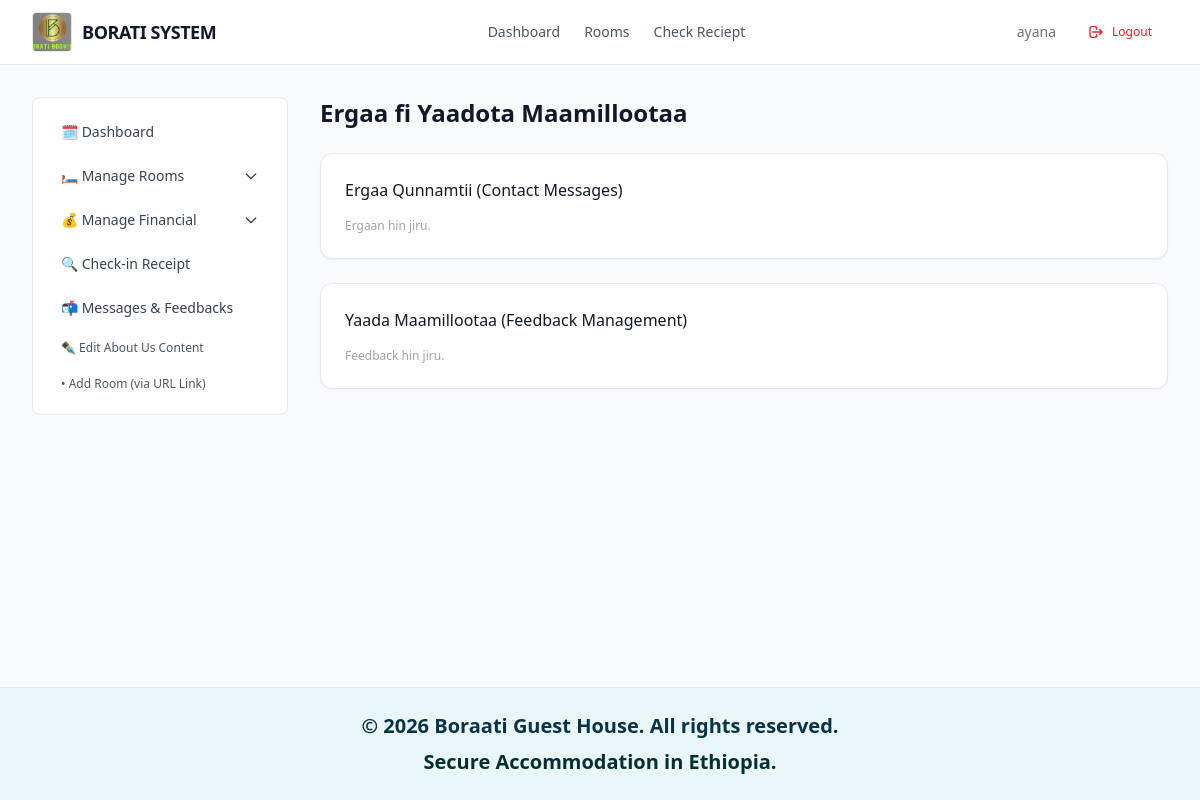
/boraati-admin/inquiries/ (signed in), run on an earlier commit of the app's database.
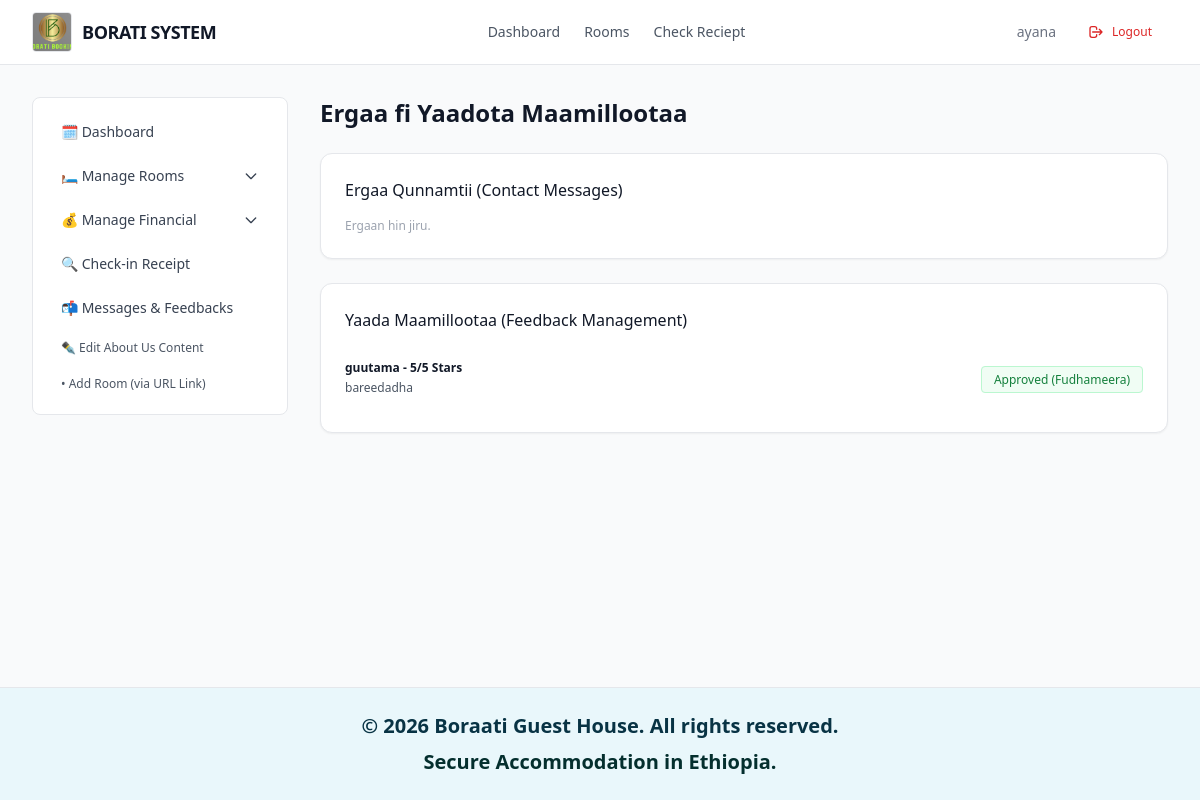
And on a later commit of the database.
### boratiapp/models.py (models this page shows, shortened)
class Feedback(models.Model):
    user = models.ForeignKey(settings.AUTH_USER_MODEL, on_delete=models.SET_NULL, null=True, blank=True)
    guest_name = models.CharField(max_length=100)
    rating = models.IntegerField(default=5, help_text="1 to 5 stars")
    comment = models.TextField()
    created_at = models.DateTimeField(auto_now_add=True)
    is_approved = models.BooleanField(default=False, help_text="Admin approve godhchuu qaba")

### boratiapp/admin_views.py (the view)
# urls.py: path('boraati-admin/inquiries/', admin_views.admin_messages_view, name='admin_messages'),
@staff_member_required
def admin_messages_view(request):
    messages_list = ContactMessage.objects.all().order_by('-created_at')
    feedbacks_list = Feedback.objects.all().order_by('-created_at')
    return render(request, 'admin_base_templates/admin_inquiries.html', {
        'messages_list': messages_list,
        'feedbacks_list': feedbacks_list
    })

### boratiapp/templates/admin_base_templates/admin_inquiries.html (shortened to what this page needs)
{% extends 'admin_base_templates/base_admin.html' %}
{% block content %}
<div class="space-y-6">
    <h1 class="text-2xl font-semibold text-gray-900">Ergaa fi Yaadota Maamillootaa</h1>
    <div class="bg-white border border-gray-200 rounded-xl p-6 shadow-sm space-y-4">
        <h2 class="text-base font-medium text-gray-900">Ergaa Qunnamtii (Contact Messages)</h2>
        <div class="divide-y divide-gray-100">
            {% for msg in messages_list %}
                <div class="py-3 space-y-1">
                    <div class="flex justify-between text-xs font-medium text-gray-900">
                        <span>{{ msg.name }} ({{ msg.phone }})</span>
                        <span class="text-gray-400">{{ msg.created_at|date:"M d, Y" }}</span>
                    </div>
                    <p class="text-xs text-gray-600">{{ msg.message }}</p>
                </div>
            {% empty %}
                <p class="text-xs text-gray-400">Ergaan hin jiru.</p>
            {% endfor %}
        </div>
    </div>
    <div class="bg-white border border-gray-200 rounded-xl p-6 shadow-sm space-y-4">
        <h2 class="text-base font-medium text-gray-900">Yaada Maamillootaa (Feedback Management)</h2>
        <div class="divide-y divide-gray-100">
            {% for fb in feedbacks_list %}
                <div class="py-3 flex justify-between items-center">
                    <div class="space-y-1">
                        <div class="text-xs font-semibold text-gray-900">{{ fb.guest_name }} - {{ fb.rating }}/5 Stars</div>
                        <p class="text-xs text-gray-600">{{ fb.comment }}</p>
                    </div>
                    <div>
                        <a href="{% url 'admin_toggle_feedback' fb.id %}" class="px-3 py-1 rounded text-xs font-medium {% if fb.is_approved %}bg-green-50 text-green-700 border border-green-200{% else %}bg-gray-100 text-gray-600{% endif %}">
                            {% if fb.is_approved %}Approved (Fudhameera){% else %}Pending (Dhorkameera){% endif %}
                        </a>
                    </div>
                </div>
            {% empty %}
                <p class="text-xs text-gray-400">Feedback hin jiru.</p>
            {% endfor %}
        </div>
    </div>
</div>
{% endblock %}

What changed in the data, as far as the page shows it:
added Feedback: guest_name "guutama", rating "5", comment "bareedadha", is_approved "Approved (Fudhameera)"
Also different on the page:
text no longer shown: "Feedback hin jiru."
